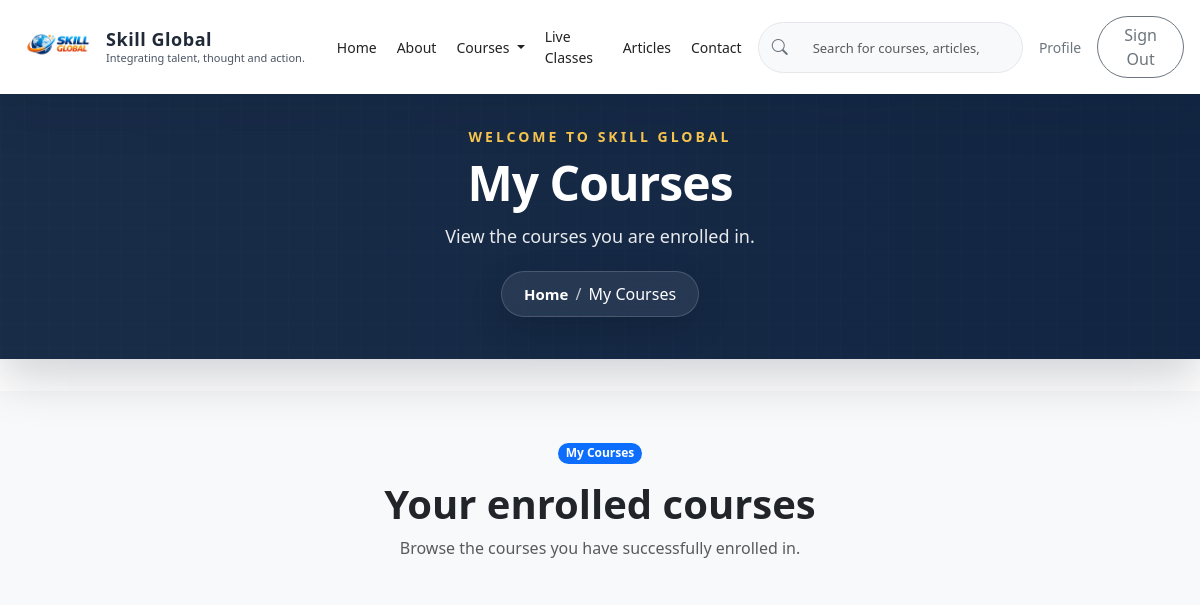
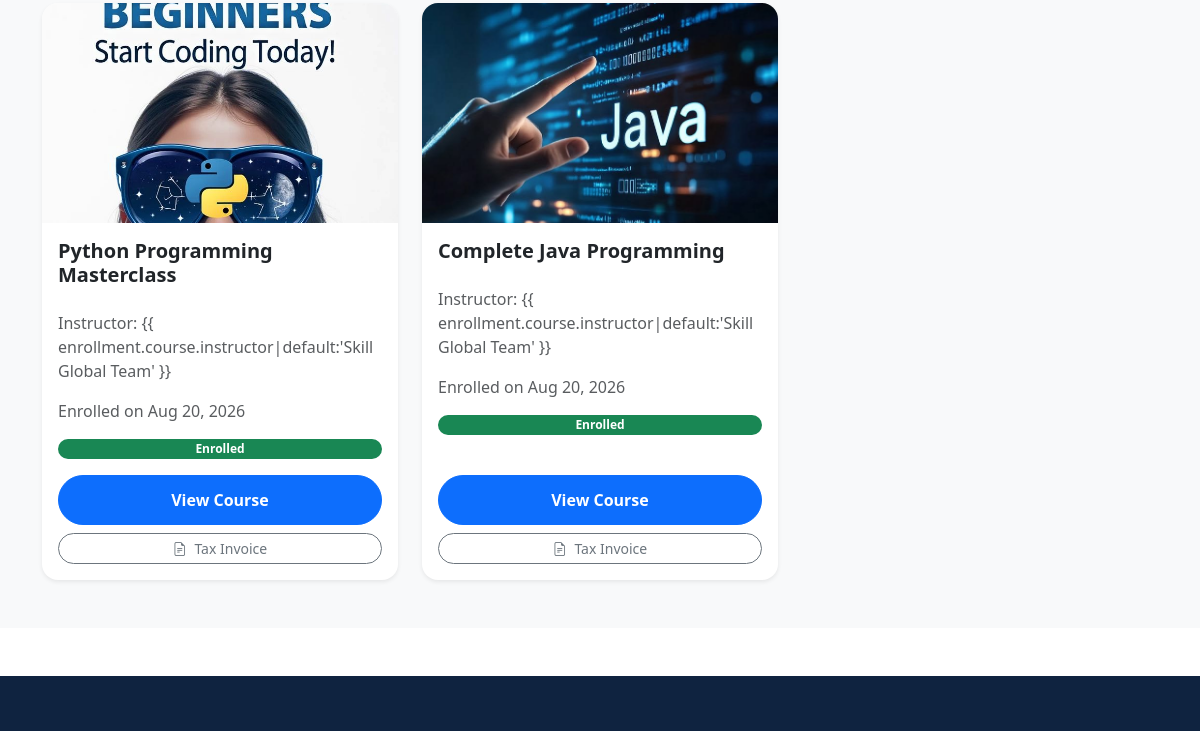
The app's page /courses/my-courses/ (signed in, upper part), older data (2 pictures, top to bottom).
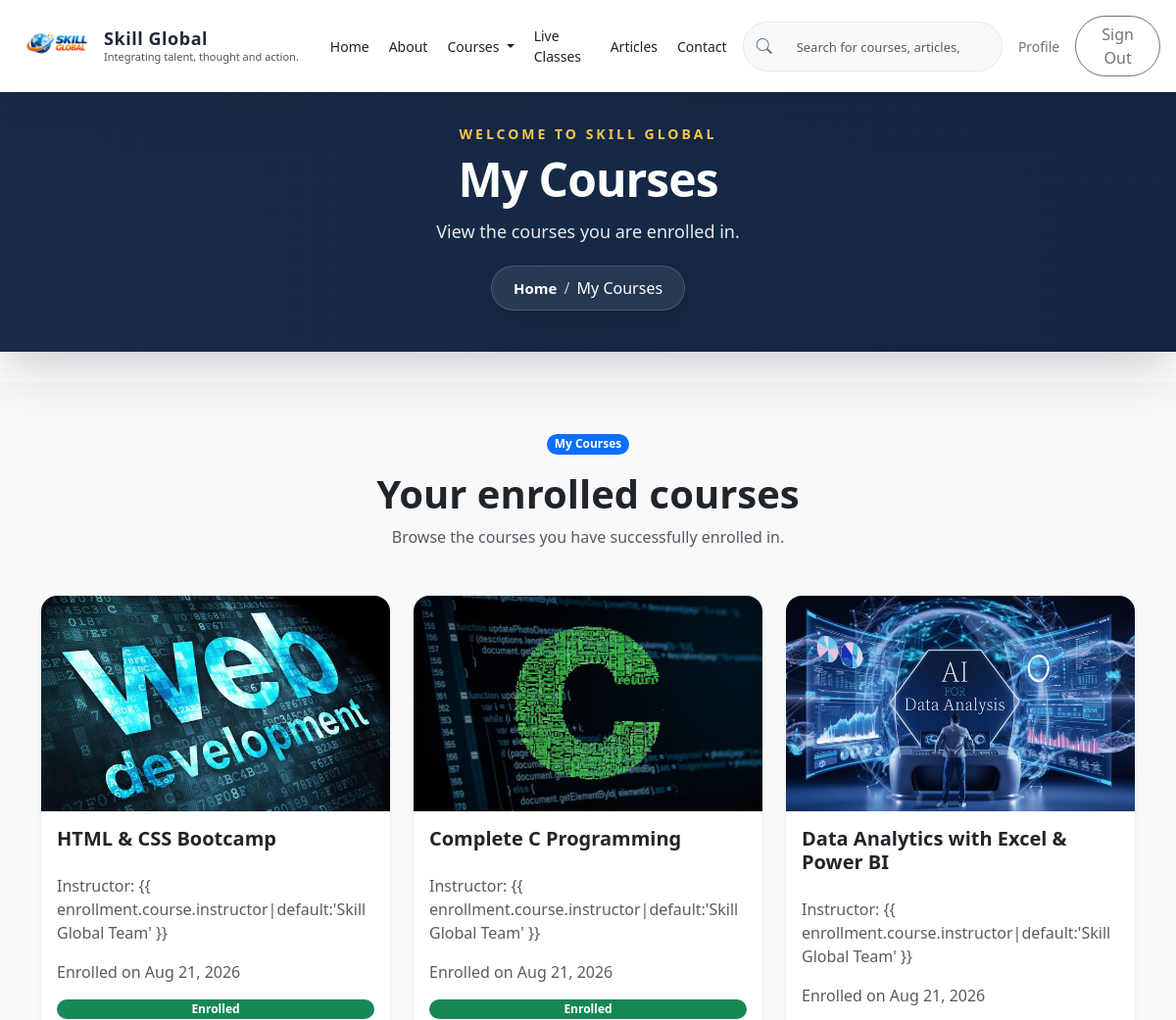
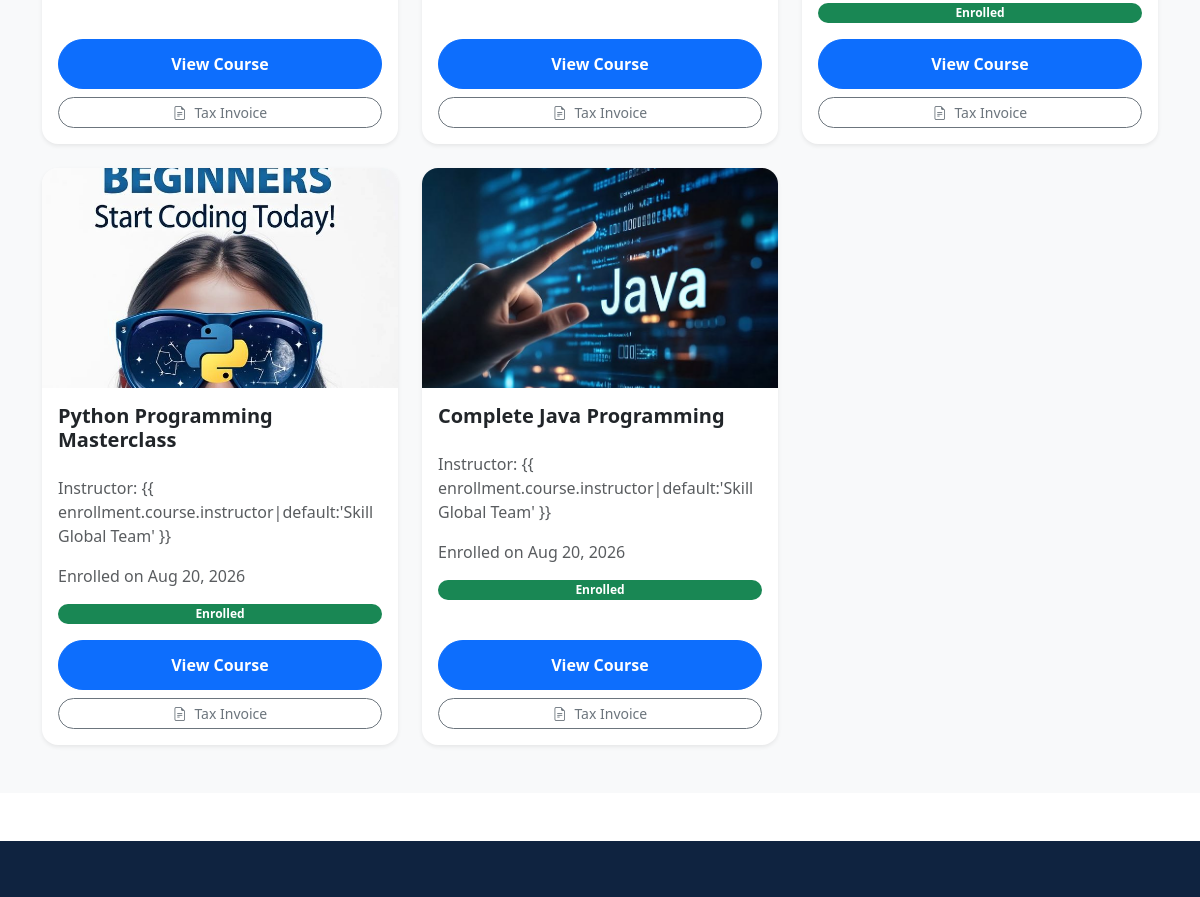
The same page, newer data (2 pictures, top to bottom).
### skill_global/models.py (models this page shows, shortened)
class CourseEnrollment(models.Model):
    PAYMENT_METHOD_CHOICES = [
        ('UPI', 'UPI'),
        ('Card', 'Card'),
        ('Net Banking', 'Net Banking'),
    ]
    PAYMENT_STATUS_CHOICES = [
        ('Pending', 'Pending'),
        ('Paid', 'Paid'),
        ('Failed', 'Failed'),
    ]
    ORDER_STATUS_CHOICES = [
        ('Pending', 'Pending'),
        ('Confirmed', 'Confirmed'),
        ('Cancelled', 'Cancelled'),
    ]
    user = models.ForeignKey(settings.AUTH_USER_MODEL, on_delete=models.CASCADE, related_name='course_enrollments')
    course = models.ForeignKey(Course, on_delete=models.CASCADE, related_name='enrollments')
    enrollment_id = models.CharField(max_length=36, unique=True, editable=False)
    original_amount = models.DecimalField(max_digits=10, decimal_places=2, default=0)
    discount_amount = models.DecimalField(max_digits=10, decimal_places=2, default=0)
    amount = models.DecimalField(max_digits=10, decimal_places=2, default=0)
    coupon = models.ForeignKey(Coupon, on_delete=models.SET_NULL, blank=True, null=True, related_name='enrollments')
    payment_method = models.CharField(max_length=20, choices=PAYMENT_METHOD_CHOICES, blank=True)
    payment_status = models.CharField(max_length=20, choices=PAYMENT_STATUS_CHOICES, default='Pending')
    order_status = models.CharField(max_length=20, choices=ORDER_STATUS_CHOICES, default='Pending')
    razorpay_order_id = models.CharField(max_length=100, blank=True, null=True)
    razorpay_payment_id = models.CharField(max_length=100, blank=True, null=True)
    razorpay_signature = models.CharField(max_length=255, blank=True, null=True)
    branch = models.CharField(max_length=100, blank=True, null=True)
    specialization = models.CharField(max_length=200, blank=True, null=True)
    date_of_birth = models.DateField(blank=True, null=True)
    address = models.TextField(blank=True, null=True)
    created_at = models.DateTimeField(auto_now_add=True)
    updated_at = models.DateTimeField(auto_now=True)
    class Meta:
        verbose_name = 'Course Enrollment'
        verbose_name_plural = 'Course Enrollments'
        unique_together = ('user', 'course')
        ordering = ['-created_at']

class Course(models.Model):
    title = models.CharField(max_length=200)
    slug = models.SlugField(max_length=255, unique=True, blank=True, null=True)
    category = models.CharField(max_length=100, blank=True)
    short_description = models.CharField(max_length=255, blank=True)
    description = models.TextField(blank=True)
    instructor = models.CharField(max_length=150, blank=True)
    duration = models.CharField(max_length=80, blank=True)
    level = models.CharField(max_length=80, blank=True)
    price = models.DecimalField(max_digits=8, decimal_places=2, blank=True, null=True)
    image = models.ImageField(upload_to='courses/', blank=True, null=True)
    is_active = models.BooleanField(default=True)
    created_at = models.DateTimeField(auto_now_add=True)
    updated_at = models.DateTimeField(auto_now=True)
    class Meta:
        verbose_name = 'Course'
        verbose_name_plural = 'Courses'
        ordering = ['title']

### skill_global/views.py (the view)
# urls.py: path('courses/my-courses/', views.my_courses, name='my_courses'),
def my_courses(request):
    if not request.user.is_authenticated:
        return redirect('login')
    enrollments = CourseEnrollment.objects.filter(
        user=request.user,
        payment_status='Paid',
        order_status='Confirmed',
    ).select_related('course').order_by('-created_at')
    context = {
        'page_title': 'My Courses',
        'page_description': 'View the courses you are enrolled in.',
        'enrollments': enrollments,
    }
    return render(request, 'skill_global/my_courses.html', context)

### templates/skill_global/my_courses.html (shortened to what this page needs)
{% extends 'base.html' %}
{% load static %}
{% block content %}
<section class="py-5 bg-light">
    <div class="container">
        <div class="mb-5 text-center">
            <span class="badge bg-primary rounded-pill mb-3">My Courses</span>
            <h1 class="fw-bold">Your enrolled courses</h1>
            <p class="text-muted">Browse the courses you have successfully enrolled in.</p>
        </div>
        {% if enrollments %}
        <div class="row g-4">
            {% for enrollment in enrollments %}
            <div class="col-lg-4">
                <div class="card border-0 shadow-sm rounded-4 overflow-hidden h-100">
                    {% if enrollment.course.image %}
                    <img src="{{ enrollment.course.image.url }}" class="img-fluid w-100"
                        alt="{{ enrollment.course.title }}" style="height: 220px; object-fit: cover;">
                    {% else %}
                    <div class="d-flex align-items-center justify-content-center bg-light" style="height: 220px;">
                        <i class="bi bi-image fs-1 text-secondary"></i>
                    </div>
                    {% endif %}
                    <div class="card-body d-flex flex-column gap-3">
                        <h5 class="fw-semibold">{{ enrollment.course.title }}</h5>
                        <p class="text-muted mb-0">Instructor: {{ enrollment.course.instructor|default:'Skill Global
                            Team' }}
                        </p>
                        <p class="text-muted mb-0">Enrolled on {{ enrollment.created_at|date:'M d, Y' }}</p>
                        <span class="badge bg-success rounded-pill">Enrolled</span>
                        <div class="mt-auto d-flex flex-column gap-2">
                            <a href="{% url 'course_detail' enrollment.course.id %}"
                                class="btn btn-primary rounded-pill w-100">View Course</a>
                            <a href="{% url 'enrollment_invoice' enrollment.enrollment_id %}"
                                class="btn btn-outline-secondary rounded-pill w-100 btn-sm">
                                <i class="bi bi-file-earmark-text me-1"></i> Tax Invoice
                            </a>
                        </div>
                    </div>
                </div>
            </div>
            {% endfor %}
        </div>
        {% else %}
        <div class="card border-0 shadow-sm rounded-4 p-5 text-center">
            <h3 class="fw-bold mb-3">No enrolled courses yet</h3>
            <p class="text-muted mb-4">Browse courses and complete your first secure enrollment.</p>
            <a href="{% url 'courses' %}" class="btn btn-primary rounded-pill px-5">Browse Courses</a>
        </div>
        {% endif %}
    </div>
</section>
{% endblock %}

### templates/base.html (shortened to what this page needs)
<!DOCTYPE html>
<html lang="en">
{% load static %}
<head>
    <link href="https://cdn.jsdelivr.net/npm/bootstrap@5.3.2/dist/css/bootstrap.min.css" rel="stylesheet">
    <link href="https://cdn.jsdelivr.net/npm/bootstrap-icons@1.10.5/font/bootstrap-icons.css" rel="stylesheet">
    <link href="{% static 'css/navbar.css' %}" rel="stylesheet">
    <link href="{% static 'css/hero.css' %}" rel="stylesheet">
    <link href="{% static 'css/about.css' %}" rel="stylesheet">
    <link href="{% static 'css/global-header.css' %}" rel="stylesheet">
    <link href="{% static 'css/recognition.css' %}" rel="stylesheet">
    <link href="{% static 'css/courses.css' %}" rel="stylesheet">
    <link href="{% static 'css/footer.css' %}" rel="stylesheet">
</head>
<body>
    {% include 'skill_global/navbar.html' %}
    {% if page_title and request.path != '/' %}
    {% include 'includes/global_header.html' %}
    {% endif %}
    {% block content %}{% endblock %}
    <footer class="site-footer">
        <div class="container">
            <div class="row g-4">
            </div>
        </div>
    </footer>
</body>
</html>

### templates/skill_global/navbar.html (shortened to what this page needs)
﻿{% load static %}
<nav class="navbar navbar-expand-xl navbar-light bg-white fixed-top" id="skillglobal-navbar">
    <div class="container navbar-container">
        <div class="navbar-left">
            <a class="navbar-brand" href="{% url 'home' %}">
                <img src="{% static 'images/skill_global logo.png' %}" alt="Skill Global" class="navbar-logo">
                <div class="brand-text d-flex flex-column justify-content-center">
                    <span class="brand-name">Skill Global</span>
                    <span class="brand-tag d-none d-xl-inline">Integrating talent, thought and action.</span>
                </div>
            </a>
        </div>
        <div class="navbar-center d-none d-xl-flex justify-content-center align-items-center">
            <ul class="navbar-nav menu-section mb-0 align-items-center">
                <li class="nav-item">
                    <a href="{% url 'home' %}"
                        class="nav-link {% if request.resolver_match.url_name == 'home' %}active{% endif %}">
                        Home
                    </a>
                </li>
                <li class="nav-item">
                    <a href="{% url 'about' %}"
                        class="nav-link {% if request.resolver_match.url_name == 'about' %}active{% endif %}">
                        About
                    </a>
                </li>
                <li class="nav-item dropdown courses-mega-dropdown">
                    <a href="{% url 'courses' %}"
                        class="nav-link dropdown-toggle {% if request.resolver_match.url_name == 'courses' %}active{% endif %}"
                        id="coursesDropdown" role="button" aria-expanded="false">
                        Courses
                    </a>
                </li>
                <li class="nav-item">
                    <a href="{% url 'live_classes' %}"
                        class="nav-link {% if request.resolver_match.url_name == 'live_classes' %}active{% endif %}">
                        Live Classes
                    </a>
                </li>
                <li class="nav-item">
                    <a href="{% url 'articles' %}"
                        class="nav-link {% if request.resolver_match.url_name == 'articles' %}active{% endif %}">
                        Articles
                    </a>
                </li>
                <li class="nav-item">
                    <a href="{% url 'contact' %}"
                        class="nav-link {% if request.resolver_match.url_name == 'contact' %}active{% endif %}">
                        Contact
                    </a>
                </li>
            </ul>
        </div>
        <div class="navbar-right d-none d-xl-flex align-items-center justify-content-end gap-3">
            <form class="search-form d-flex align-items-center">
                <button class="btn btn-link p-0 text-secondary search-icon" type="submit" aria-label="Search">
                    <i class="bi bi-search"></i>
                </button>
                <input class="form-control" type="search" placeholder="Search for courses, articles, skills..."
                    aria-label="Search">
            </form>
            {% if user.is_authenticated %}
            <a href="{% url 'profile' %}" class="nav-login text-secondary">Profile</a>
            <a href="{% url 'logout' %}" class="btn btn-outline-secondary rounded-pill">Sign Out</a>
            {% else %}
            <a href="{% url 'login' %}" class="nav-login text-secondary">Sign In</a>
            <a href="{% url 'register' %}" class="btn btn-register">Register</a>
            {% endif %}
        </div>
    </div>
</nav>

### templates/includes/global_header.html
<section class="global-header-banner" aria-label="Page banner">
    <div class="global-header-backdrop"></div>
    <div class="container h-100">
        <div class="row h-100 align-items-center">
            <div class="col-12 text-center">
                <p class="global-header-label">WELCOME TO SKILL GLOBAL</p>
                <h1 class="global-header-title">{{ page_title|default:"Skill Global" }}</h1>
                <p class="global-header-description">
                    {{ page_description|default:"Premium education designed for modern learners and professionals." }}
                </p>
                <nav class="global-header-breadcrumb" aria-label="Breadcrumb">
                    <a href="/">Home</a>
                    <span class="breadcrumb-divider">/</span>
                    <span>{{ page_title|default:"Page" }}</span>
                </nav>
            </div>
        </div>
    </div>
</section>

Row changes from the older to the newer data that the page shows:
added CourseEnrollment: course.image (picture), course "HTML & CSS Bootcamp", created_at "Aug 21, 2026"
added CourseEnrollment: course.image (picture), course "Complete C Programming", created_at "Aug 21, 2026"
added CourseEnrollment: course.image (picture), course "Data Analytics with Excel & Power BI", created_at "Aug 21, 2026"
